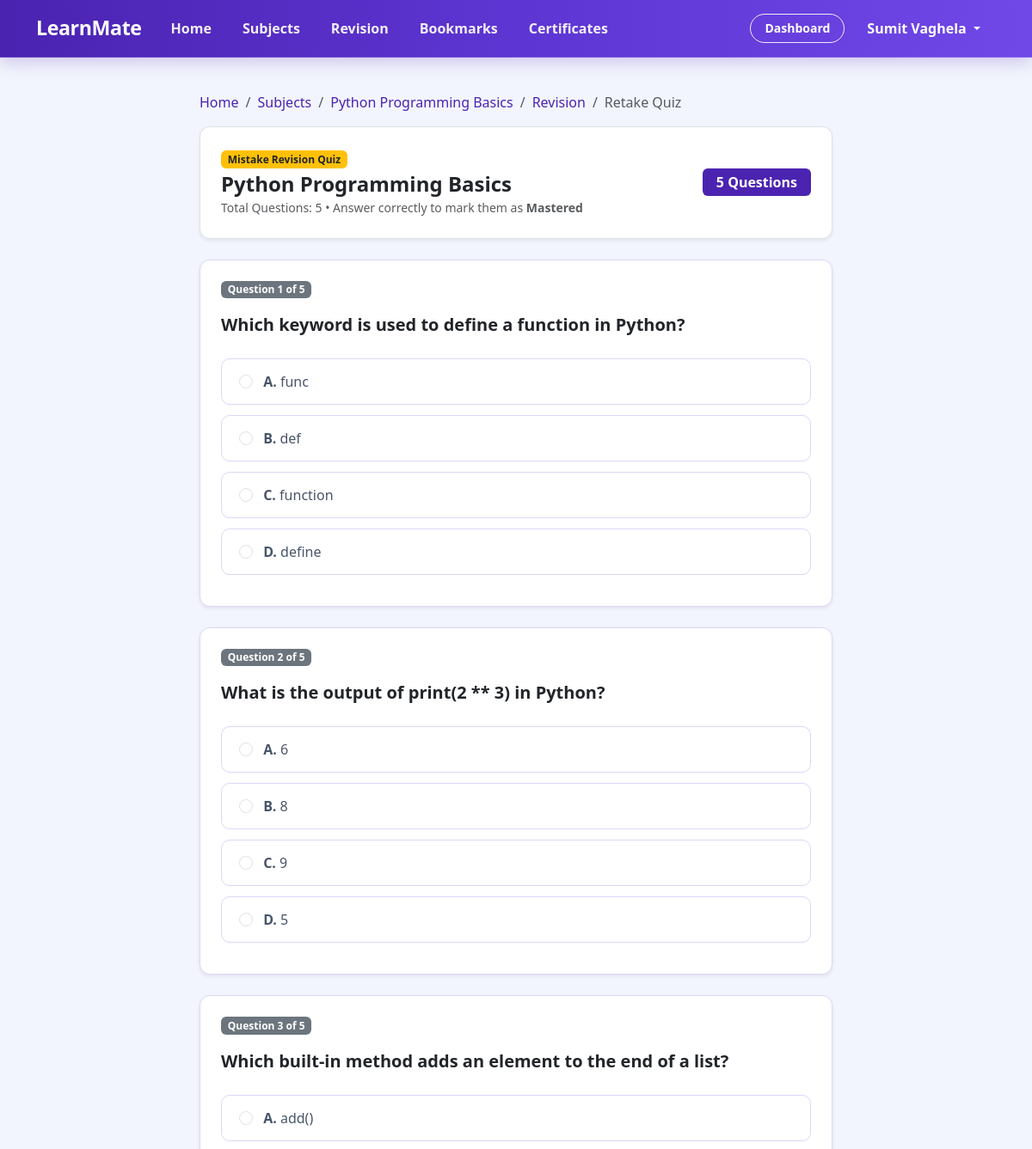
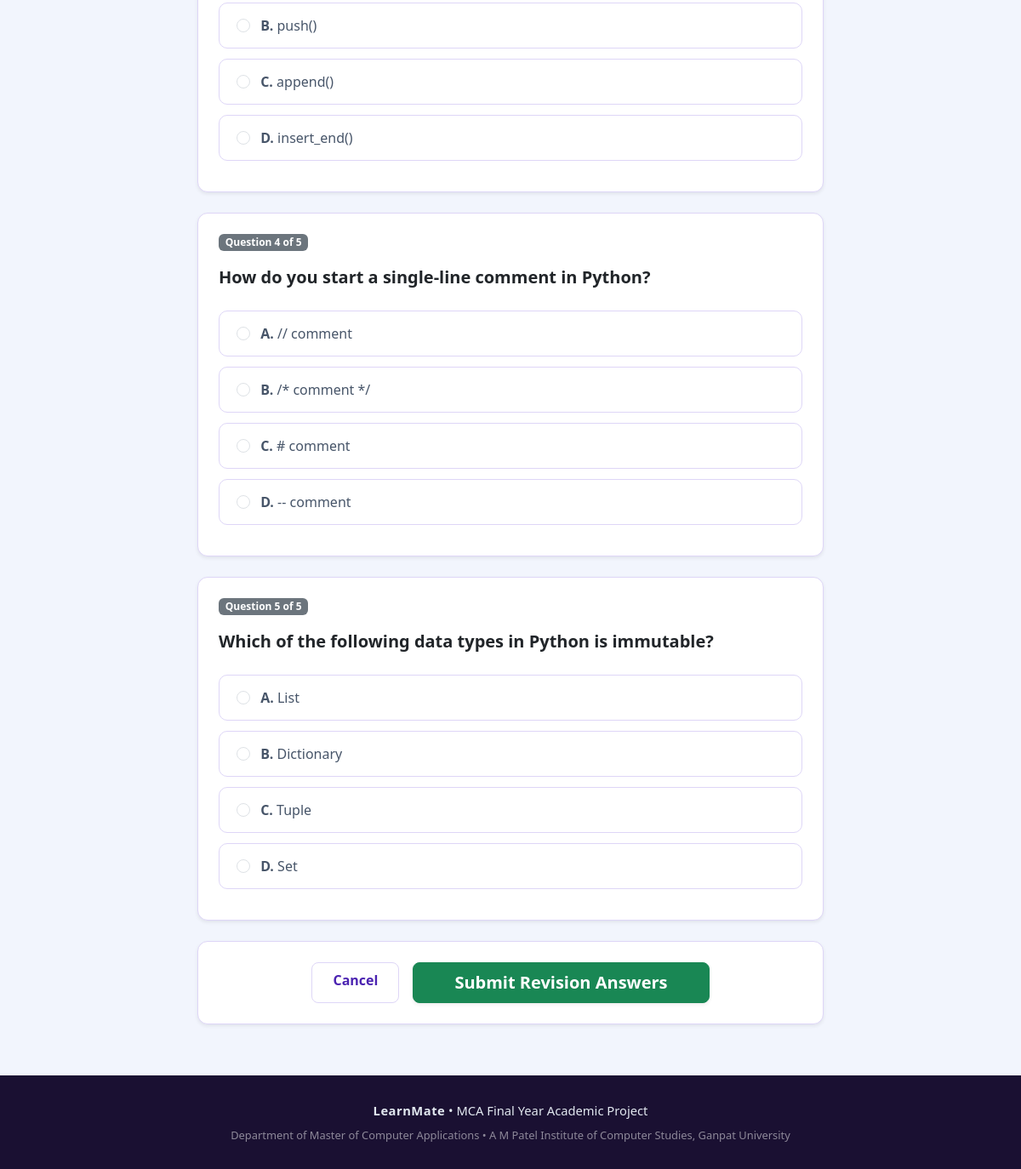
/revision/1/quiz/ (signed in), run on the app's committed database (2 pictures, top to bottom).
### main_app/models.py (models this page shows, shortened)
class Subject(models.Model):
    subject_id = models.AutoField(primary_key=True)
    subject_name = models.CharField(max_length=100)
    description = models.TextField()
    image = models.ImageField(upload_to='subjects/', null=True, blank=True, help_text="Upload subject cover image")
    image_url = models.URLField(max_length=500, null=True, blank=True, help_text="Or paste direct web image URL")
    created_by = models.ForeignKey(User, on_delete=models.CASCADE, related_name='subjects_created')
    created_at = models.DateTimeField(auto_now_add=True)
    class Meta:
        db_table = 'subject'
        verbose_name = 'Subject'
        verbose_name_plural = 'Subjects'

class QuizQuestion(models.Model):
    ANSWER_CHOICES = (
        ('A', 'Option A'),
        ('B', 'Option B'),
        ('C', 'Option C'),
        ('D', 'Option D'),
    )
    question_id = models.AutoField(primary_key=True)
    quiz = models.ForeignKey(Quiz, on_delete=models.CASCADE, related_name='questions')
    question_text = models.TextField()
    option_a = models.CharField(max_length=255)
    option_b = models.CharField(max_length=255)
    option_c = models.CharField(max_length=255)
    option_d = models.CharField(max_length=255)
    correct_answer = models.CharField(max_length=1, choices=ANSWER_CHOICES, help_text="Select correct option (A/B/C/D)")
    explanation = models.TextField(blank=True, null=True, help_text="Explanation for student revision")
    class Meta:
        db_table = 'quiz_question'
        verbose_name = 'Quiz Question'
        verbose_name_plural = 'Quiz Questions'

### main_app/views.py (the view)
# urls.py: path('revision/<int:subject_id>/quiz/', views.take_revision_quiz, name='take_revision_quiz'),
@login_required
def take_revision_quiz(request, subject_id):
    subject = get_object_or_404(Subject, subject_id=subject_id)
    revisions = Revision.objects.filter(
        student=request.user,
        question__quiz__subject=subject
    ).select_related('question')
    if not revisions.exists():
        messages.info(request, f"No revision questions found for {subject.subject_name}.")
        return redirect(f"{reverse('revision_hub')}?subject_id={subject.subject_id}")
    questions = [rev.question for rev in revisions]
    context = {
        'subject': subject,
        'questions': questions,
        'total_questions': len(questions),
        'revisions_count': revisions.count(),
    }
    return render(request, 'student/take_revision_quiz.html', context)

### templates/student/take_revision_quiz.html (shortened to what this page needs)
{% extends 'base.html' %}
{% block content %}
<div class="container py-3">
    <div class="row justify-content-center">
        <div class="col-lg-8">
            <nav aria-label="breadcrumb" class="mb-3">
                <ol class="breadcrumb small">
                    <li class="breadcrumb-item"><a href="{% url 'home' %}">Home</a></li>
                    <li class="breadcrumb-item"><a href="{% url 'courses' %}">Subjects</a></li>
                    <li class="breadcrumb-item"><a href="{% url 'course_detail' subject.subject_id %}">{{ subject.subject_name }}</a></li>
                    <li class="breadcrumb-item"><a href="{% url 'revision_hub' %}?subject_id={{ subject.subject_id }}">Revision</a></li>
                    <li class="breadcrumb-item active">Retake Quiz</li>
                </ol>
            </nav>
            <div class="custom-card p-4 mb-4 sticky-top bg-white border shadow-sm" style="top: 70px; z-index: 100;">
                <div class="d-flex justify-content-between align-items-center flex-wrap gap-2">
                    <div>
                        <span class="badge bg-warning text-dark mb-1">
                            Mistake Revision Quiz
                        </span>
                        <h4 class="fw-bold mb-0 text-dark">{{ subject.subject_name }}</h4>
                        <small class="text-muted">Total Questions: {{ total_questions }} • Answer correctly to mark them as <strong>Mastered</strong></small>
                    </div>
                    <div class="text-end">
                        <span class="badge bg-primary fs-6 px-3 py-2">
                            {{ total_questions }} Questions
                        </span>
                    </div>
                </div>
            </div>
            <form method="POST" action="{% url 'submit_revision_quiz' subject.subject_id %}" id="revision-quiz-form">
                {% for q in questions %}
                <div class="custom-card p-4 mb-4 shadow-sm">
                    <div class="d-flex justify-content-between align-items-center mb-3">
                        <span class="badge bg-secondary">Question {{ forloop.counter }} of {{ total_questions }}</span>
                    </div>
                    <h5 class="fw-bold text-dark mb-4" style="line-height: 1.5;">{{ q.question_text }}</h5>
                    <div class="quiz-options">
                        <label class="quiz-option-label">
                            <input type="radio" name="question_{{ q.question_id }}" value="A" class="form-check-input me-2">
                            <span class="option-text"><strong>A.</strong> {{ q.option_a }}</span>
                        </label>
                        <label class="quiz-option-label">
                            <input type="radio" name="question_{{ q.question_id }}" value="B" class="form-check-input me-2">
                            <span class="option-text"><strong>B.</strong> {{ q.option_b }}</span>
                        </label>
                        <label class="quiz-option-label">
                            <input type="radio" name="question_{{ q.question_id }}" value="C" class="form-check-input me-2">
                            <span class="option-text"><strong>C.</strong> {{ q.option_c }}</span>
                        </label>
                        <label class="quiz-option-label">
                            <input type="radio" name="question_{{ q.question_id }}" value="D" class="form-check-input me-2">
                            <span class="option-text"><strong>D.</strong> {{ q.option_d }}</span>
                        </label>
                    </div>
                </div>
                {% endfor %}
                <div class="custom-card p-4 text-center shadow-sm d-flex justify-content-center gap-3">
                    <a href="{% url 'revision_hub' %}?subject_id={{ subject.subject_id }}" class="btn btn-outline-secondary px-4 py-2">
                        Cancel
                    </a>
                    <button type="submit" class="btn btn-success btn-lg px-5 fw-bold shadow-sm" onclick="return confirm('Are you ready to submit your revision answers?');">
                        Submit Revision Answers
                    </button>
                </div>
            </form>
        </div>
    </div>
</div>
{% endblock %}

### templates/base.html (shortened to what this page needs)
{% load static %}
<!DOCTYPE html>
<html lang="en">
<head>
    <link href="https://cdn.jsdelivr.net/npm/bootstrap@5.3.0/dist/css/bootstrap.min.css" rel="stylesheet">
    <link rel="stylesheet" href="https://cdn.jsdelivr.net/npm/bootstrap-icons@1.11.3/font/bootstrap-icons.min.css">
    <link rel="stylesheet" href="{% static 'css/style.css' %}?v=8.0">
</head>
<body>
    <nav class="navbar navbar-expand-lg navbar-custom sticky-top">
        <div class="container">
            <a class="navbar-brand" href="{% url 'home' %}">
                LearnMate
            </a>
            <div class="collapse navbar-collapse" id="navbarMain">
                <ul class="navbar-nav me-auto mb-2 mb-lg-0">
                    <li class="nav-item">
                        <a class="nav-link {% if request.resolver_match.url_name == 'home' %}active{% endif %}"
                            href="{% url 'home' %}">Home</a>
                    </li>
                    <li class="nav-item">
                        <a class="nav-link {% if request.resolver_match.url_name == 'courses' or request.resolver_match.url_name == 'course_detail' %}active{% endif %}"
                            href="{% url 'courses' %}">Subjects</a>
                    </li>
                    {% if user.is_authenticated and not user.profile.role == 'admin' %}
                    <li class="nav-item">
                        <a class="nav-link {% if request.resolver_match.url_name == 'revision_hub' %}active{% endif %}"
                            href="{% url 'revision_hub' %}">
                            Revision
                        </a>
                    </li>
                    <li class="nav-item">
                        <a class="nav-link {% if request.resolver_match.url_name == 'bookmarks_list' %}active{% endif %}"
                            href="{% url 'bookmarks_list' %}">
                            Bookmarks
                        </a>
                    </li>
                    <li class="nav-item">
                        <a class="nav-link {% if request.resolver_match.url_name == 'certificates_list' %}active{% endif %}"
                            href="{% url 'certificates_list' %}">
                            Certificates
                        </a>
                    </li>
                    {% endif %}
                </ul>
                <ul class="navbar-nav ms-auto align-items-center">
                    {% if user.is_authenticated %}
                    {% if user.profile.role == 'admin' or user.is_superuser %}
                    <li class="nav-item me-2">
                        <a class="btn btn-sm btn-outline-primary" href="{% url 'admin_dashboard' %}">
                            Admin Panel
                        </a>
                    </li>
                    {% else %}
                    <li class="nav-item me-2">
                        <a class="btn btn-sm btn-outline-primary" href="{% url 'dashboard' %}">
                            Dashboard
                        </a>
                    </li>
                    {% endif %}
                    <li class="nav-item dropdown">
                        <a class="nav-link dropdown-toggle font-weight-bold" href="#" id="userMenu" role="button"
                            data-bs-toggle="dropdown">
                            {{ user.first_name|default:user.username }}
                        </a>
                    </li>
                    {% endif %}
                </ul>
            </div>
        </div>
    </nav>
    <main class="py-4">
        {% block content %}{% endblock %}
    </main>
    <footer>
        <div class="container text-center">
            <div class="mb-2">
                <span class="fw-bold" style="letter-spacing: 0.5px;">LearnMate</span> • MCA Final Year Academic Project
            </div>
            <div class="small text-white-50">
                Department of Master of Computer Applications • A M Patel Institute of Computer Studies, Ganpat
                University
            </div>
        </div>
    </footer>
</body>
</html>

### static/css/style.css (style rules this page uses)
:root { --color-primary: #4b23b1; --color-primary-dark: #38178a; --color-primary-light: #ede8fc; --color-accent-periwinkle: #6e44e6; --color-dark-heading: #1a1032; --color-body-text: #475569; --color-muted-text: #6b7280; --color-bg-canvas: #f2f5fd; --color-card-surface: #ffffff; --color-border: #ded6f7; --primary-color: #4b23b1; --primary-dark: #38178a; --primary-light: #ede8fc; --secondary-color: #64748b; --accent-color: #6e44e6; --success-color: #10b981; --danger-color: #ef4444; --warning-color: #f59e0b; --background: #f2f5fd; --card-bg: #ffffff; --text-main: #1a1032; --text-body: #475569; --text-muted: #6b7280; --border-color: #ded6f7; }
body { font-family: 'Segoe UI', -apple-system, BlinkMacSystemFont, Roboto, Helvetica, Arial, sans-serif; background-color: var(--background); color: var(--text-body); min-height: 100vh; display: flex; flex-direction: column; }
h1, h2, h3, h4, h5, h6 { color: var(--color-dark-heading); font-weight: 700; }
a { color: var(--color-primary); text-decoration: none; transition: color 0.2s ease; }
main { flex: 1 0 auto; }
.navbar-custom { background: linear-gradient(90deg, #4b23b1 0%, #5d35d2 50%, #7048e8 100%) !important; border-bottom: 1px solid rgba(255, 255, 255, 0.15); box-shadow: 0 4px 20px rgba(75, 35, 177, 0.25); padding-top: 0.65rem; padding-bottom: 0.65rem; }
.navbar-custom .navbar-brand { font-weight: 800; color: #ffffff !important; font-size: 1.45rem; letter-spacing: -0.4px; display: inline-flex; align-items: center; }
.navbar-custom .nav-link { font-weight: 600; color: rgba(255, 255, 255, 0.92) !important; padding: 0.45rem 1rem !important; position: relative; border-radius: 20px; transition: all 0.2s ease; margin: 0 2px; }
.navbar-custom .btn-outline-primary, .navbar-custom .btn-outline-light { color: #ffffff !important; border: 1.5px solid rgba(255, 255, 255, 0.9) !important; background-color: transparent !important; border-radius: 20px !important; font-weight: 600; padding: 0.35rem 1rem !important; transition: all 0.2s ease; }
.navbar-custom .dropdown-toggle { color: #ffffff !important; font-weight: 600; }
.btn-outline-primary { color: var(--color-primary) !important; border-color: var(--color-primary) !important; background-color: transparent !important; font-weight: 600; border-radius: 8px; transition: all 0.2s ease; }
.btn-secondary, .btn-outline-secondary { color: var(--color-primary) !important; border-color: var(--color-border) !important; background-color: #ffffff !important; font-weight: 600; border-radius: 8px; transition: all 0.2s ease; }
.badge.bg-primary { background-color: var(--color-primary) !important; color: #ffffff !important; }
.bg-primary { background-color: var(--color-primary) !important; }
.custom-card { background: #ffffff; border: 1.5px solid var(--border-color); border-radius: 12px; box-shadow: 0 2px 10px rgba(75, 35, 177, 0.04); margin-bottom: 20px; }
.quiz-option-label { display: block; padding: 14px 20px; border: 1.5px solid var(--border-color); border-radius: 10px; background-color: #ffffff; cursor: pointer; transition: all 0.2s ease; margin-bottom: 12px; }
footer { background-color: var(--color-dark-heading); color: #e2e8f0; padding: 30px 0; font-size: 0.92rem; margin-top: auto; }

### data on the page
Subject: subject_name "Python Programming Basics"
QuizQuestion: total_questions "5", question_text "Which keyword is used to define a function in Python?", option_a "func", option_b "def", option_c "function", option_d "define"
QuizQuestion: option_d "5", question_text "What is the output of print(2 ** 3) in Python?", option_a "6", option_b "8", option_c "9"
QuizQuestion: total_questions "5", question_text "Which built-in method adds an element to the end of a list?", option_a "add()", option_b "push()", option_c "append()", option_d "insert_end()"
QuizQuestion: question_id "5", question_text "How do you start a single-line comment in Python?", option_a "// comment", option_b "/* comment */", option_c "# comment", option_d "-- comment"
QuizQuestion: total_questions "5", question_text "Which of the following data types in Python is immutable?", option_a "List", option_b "Dictionary", option_c "Tuple", option_d "Set"

### other printed values
{{ user.first_name|default:user.username }} "Sumit Vaghela"
{{ total_questions }} "5"
